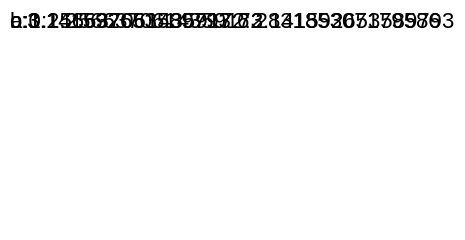

Write the Vega-Lite specification saved for this chart.
### Vega specification from a JSON file in a GitHub repository (floating-point values rounded to 4 significant figures)
{"$schema": "https://vega.github.io/schema/vega/v6.json", "width": 200, "height": 100, "padding": 5, "data": [{"name": "t", "values": [{"k": "a", "v": 4}, {"k": "b", "v": 6}, {"k": "c", "v": 10}], "transform": [{"type": "pie", "field": "v"}]}], "marks": [{"type": "text", "from": {"data": "t"}, "encode": {"update": {"text": {"signal": "datum.k + \":\" + datum.startAngle + \":\" + datum.endAngle"}}}}]}
